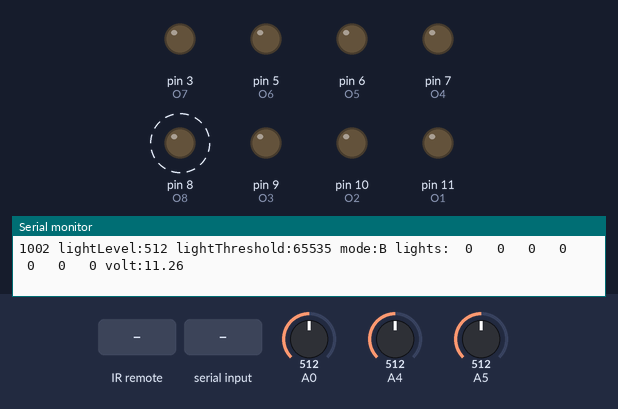
Recording of a sketch running on a simulated Arduino Uno, built with avr-gcc and run on an emulated ATmega328P. On the bench: output pins drawn as LEDs (lit = HIGH), the last lines printed to the serial monitor. Dashed ring = blinking. The test bench sets the inputs (shaded band); at power-on: A0 = 512, A4 = 512, A5 = 512. Pins used as bus, display or sensor lines are not drawn.

Above: at 1.2 s.
1.3 s: A0 set to 548
At 2.05 s:
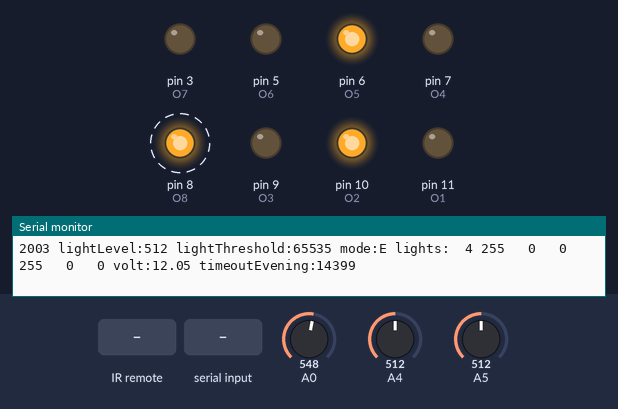
4.3 s: infrared code 0xFBAD8623 received
At 4.6 s:
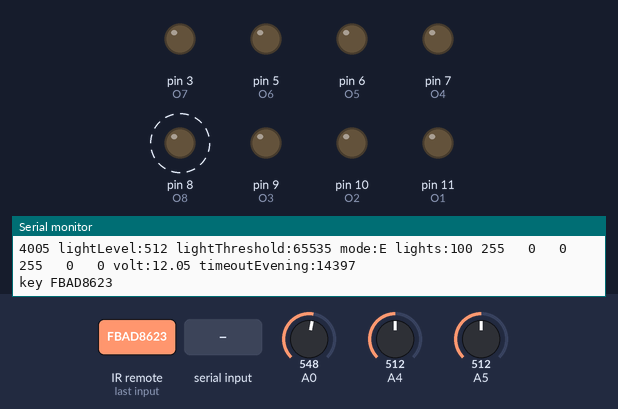
7.3 s: "1" received over Serial
At 7.55 s:
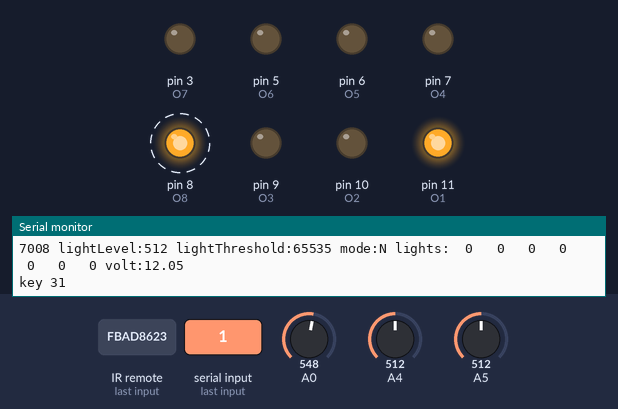
10.3 s: infrared code 0x9A6F0576 received
At 10.97 s:
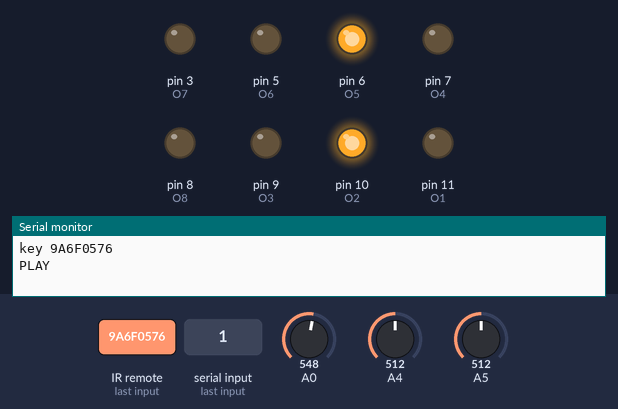
13.3 s: "2" received over Serial
At 14.15 s:
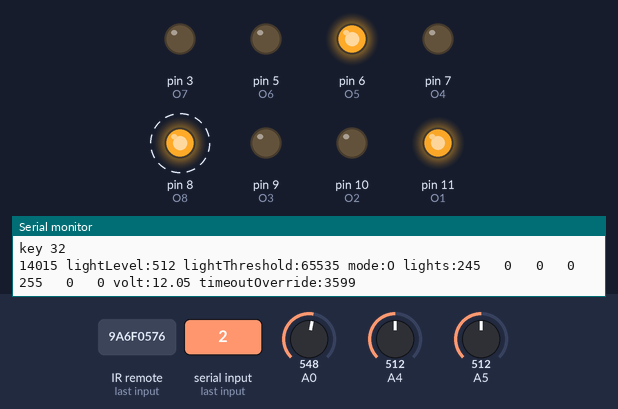
16.3 s: "3" received over Serial
At 17.15 s:
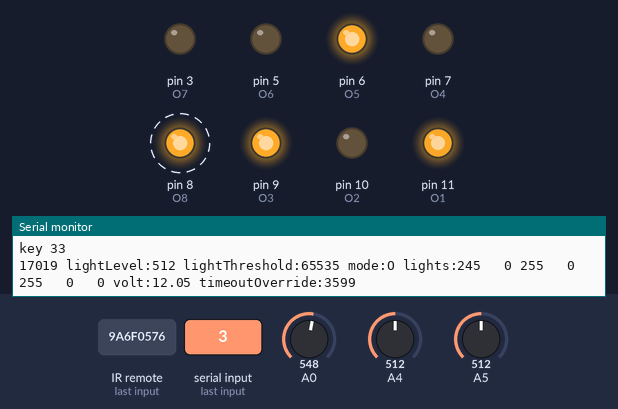
Timing chart, 0 to 20.3 s (numbered marks = the images above; inputs shaded):
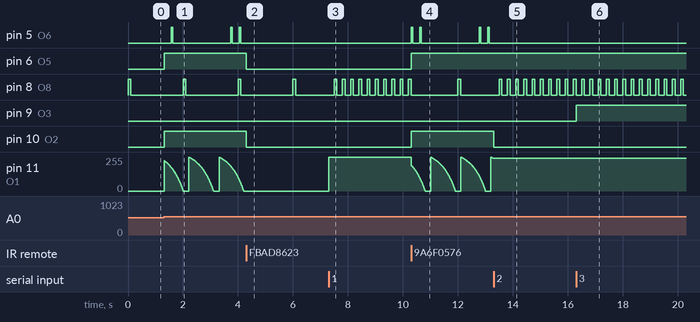

Measured:
- the behaviour switches between 536 and 537 on A0 (found by bisection; images 0 and 1)
- after the input at 4.3 s, pin 5 (O6): stops changing and stays LOW; pin 6 (O5), pin 10 (O2): HIGH → LOW at once; pin 11 (O1): stays 0/255 (without the input it goes to 254/255 after 0.10 s)
- after the input at 7.3 s, pin 8 (O8): alternates HIGH for 0.10 s and LOW for 0.20 s, starting after 0.20 s; pin 11 (O1): 0/255 → 255/255 at once
- after the input at 10.3 s, pin 6 (O5), pin 10 (O2): LOW → HIGH at once; pin 11 (O1): ramps from 254/255 to 0/255 and jumps back, once every 1.1 s
- after the input at 13.3 s, pin 5 (O6): stops changing and stays LOW; pin 8 (O8): alternates HIGH for 0.10 s and LOW for 0.20 s, starting after 0.20 s; pin 10 (O2): HIGH → LOW at once; pin 11 (O1): stays 245/255 (without the input it goes to 243/255 after 0.00 s)
- after the input at 16.3 s, pin 9 (O3): LOW → HIGH at once

The sketch:

F16.ino
```cpp
#include "lucky7.h"
#include "RC65X.h"
#include "RMYD065.h"
#include "IRremote.h"
#include <EEPROM.h>

/*
  output definitions
  O1 wing, intake
  O2 taxi
  O5 tail illumination
  O6 tail collision
*/

/*
  see F16 Light Dimming Plot.ods
  pwm = a+b*exp(d*t/e)
*/

#define A 305
#define B -50
#define D 1
#define E 500

/*  there's an interrupt collision with the IR routines and the PWM
  1, 5, 6 work
  2, 3, 7 doesn't work
*/

Lucky7 hw = Lucky7();

enum {
    LIGHTTHRESHOLDADDRESSH,
    LIGHTTHRESHOLDADDRESSL
};

enum {
    MODE_OVERRIDE   = 'O',
    MODE_DAY        = 'D',
    MODE_EVENING    = 'E',
    MODE_NIGHT      = 'N',
    MODE_BATTERYLOW = 'B'
};

enum {
    COLL_ON1,
    COLL_OFF1,
    COLL_ON2,
    COLL_OFF2
};

uint16_t collisionCount;


#define TIMEOUTSTATUS          1000
#define TIMEOUTEVENING         14400000L
// 4 hours in milliseconds

#define TIMEOUTOVERRIDE        3600000L
// 1 hour

#define TIMEOUTCOLLISIONON     50
#define TIMEOUTCOLLISIONSHORT  250
#define TIMEOUTCOLLISIONLONG   2100
#define TIMEOUTTAXI            300000
#define TIMEOUTBATTERYLOW      100
#define BATTERYLOW             11.8
#define MILLISIN30DAYS         2592000000L

uint32_t timeoutStatus;
uint32_t timeoutOverride;
uint32_t timeoutEvening;
uint32_t timeoutCollision;
uint32_t timeoutTaxi;
uint32_t timeoutBatteryLow;
uint16_t lightThreshold;

uint32_t positionUpdateTime;
uint32_t positionNext;

uint8_t mode;

void allOn() {
    hw.o1On();
    hw.o2On();
    hw.o3On();
    hw.o4On();
    hw.o5On();
    hw.o6On();
    hw.o7On();
}

void allOff() {
    hw.o1Off();
    hw.o2Off();
    hw.o3Off();
    hw.o4Off();
    hw.o5Off();
    hw.o6Off();
    hw.o7Off();
}

void setup() {
    Serial.begin(115200);
    Serial.println("NMNSH F-16 Lighting Controller setup");
    hw.setup();
    timeoutStatus = 0;
    lightThreshold = (EEPROM.read(LIGHTTHRESHOLDADDRESSH) << 8) + EEPROM.read(LIGHTTHRESHOLDADDRESSL);

    positionUpdateTime = 0;
    timeoutOverride = 0;
    timeoutCollision = 0;
    collisionCount = 0;
    timeoutTaxi = 0;
    timeoutBatteryLow = 0;
    mode = MODE_DAY;
}

void processKey(uint32_t key) {
    Serial.print("key ");
    Serial.println(key, HEX);
    switch (key) {
      case '0':
      case RC65X_KEY0:
      case RC65X_KEYDOWN:
      case RM_YD065_KEY0:
      case RM_YD065_KEYDOWN:
          allOff();
          break;
      case '1':
      case RC65X_KEY1:
      case RM_YD065_KEY1:
          hw.o1Toggle();
          break;
      case '2':
      case RC65X_KEY2:
      case RM_YD065_KEY2:
          hw.o2Toggle();
          break;
      case '3':
      case RC65X_KEY3:
      case RM_YD065_KEY3:
          hw.o3Toggle();
          break;
      case '4':
      case RC65X_KEY4:
      case RM_YD065_KEY4:
          hw.o4Toggle();
          break;
      case '5':
      case RC65X_KEY5:
      case RM_YD065_KEY5:
          hw.o5Toggle();
          break;
      case '6':
      case RC65X_KEY6:
      case RM_YD065_KEY6:
          hw.o6Toggle();
          break;
      case '7':
      case RC65X_KEY7:
      case RM_YD065_KEY7:
          hw.o7Toggle();
          break;
      case 'R':
      case RC65X_KEYTVINPUT:
      case RM_YD065_KEYINPUT:
          uint16_t val;
          val = hw.photocell2();
          EEPROM.write(LIGHTTHRESHOLDADDRESSH, (val >> 8));
          EEPROM.write(LIGHTTHRESHOLDADDRESSL, (val & 0xFF));
          lightThreshold = (EEPROM.read(LIGHTTHRESHOLDADDRESSH) << 8) + EEPROM.read(LIGHTTHRESHOLDADDRESSL);
          break;
      case '8':
      case RC65X_KEY8:
      case RC65X_KEYUP:
      case RM_YD065_KEY8:
      case RM_YD065_KEYUP:
          allOn();
          break;

      case 'E':
      case RC65X_KEYPLAY:
      case RC65X_KEYSELECT:

      case RM_YD065_KEYPLAY:
      case RM_YD065_KEYOK:
          Serial.println("PLAY");
          timeoutEvening = millis() + TIMEOUTEVENING;

          hw.o2Off();
          timeoutTaxi = 0;

          mode = MODE_EVENING;
          break;
      case 'N':
      case RC65X_KEYSTOP:
      case RM_YD065_KEYSTOP:
        mode = MODE_NIGHT;
        break;
      }
}


void updateLights() {
    uint32_t now10ms = millis() / 100;
    uint8_t p;

    // if override fast blink status led, otherwise slow blink
    if ((now10ms % ((mode == MODE_OVERRIDE)?3:20)) == 0) {
        hw.o8On();
    } else {
        hw.o8Off();
    }

    if (mode == MODE_EVENING) {
      if ((now10ms % 20) == 0) {
        hw.o13On();
      } else {
        hw.o13Off();
      }
    } else {
      hw.o13Off();
    }


    // no need to hammer this
    if (millis() > positionUpdateTime) {
      uint32_t millis1000 = millis() % 1100;

      positionUpdateTime = millis() + 10;
      if (millis1000 > 900) {
          p = 0;
      } else {
        p = A + B * exp(D * float (millis1000) / E);
      }
      switch (mode) {
        case MODE_EVENING:
          hw.o1Set(p); // winginlent
          hw.o5On();   // tail illum

          if (millis() > timeoutCollision) {
            collisionCount++;
            switch (collisionCount % 4) {
                case COLL_ON1:
                    hw.o6On();
                    timeoutCollision = millis() + TIMEOUTCOLLISIONON;
                    break;
                case COLL_OFF1:
                    hw.o6Off();
                    timeoutCollision = millis() + TIMEOUTCOLLISIONSHORT;
                    break;
                case COLL_ON2:
                    hw.o6On();
                    timeoutCollision = millis() + TIMEOUTCOLLISIONON;
                    break;
                case COLL_OFF2:
                    hw.o6Off();
                    timeoutCollision = millis() + TIMEOUTCOLLISIONLONG;
                    break;
            }
          }
          if (millis() > timeoutTaxi) {
            hw.o2Toggle();
            timeoutTaxi = millis() + TIMEOUTTAXI;
          }
          break;
        case MODE_DAY:
          hw.o1Set(p); // winginlent
          hw.o2Off();  // taxi
          hw.o5Off();  // tail illum
          break;
        case MODE_NIGHT:
          allOff();
          break;
        case MODE_BATTERYLOW:
          allOff();
          if (millis() > timeoutBatteryLow) {
            timeoutBatteryLow = millis() + TIMEOUTBATTERYLOW;
            hw.o13Toggle();
          }
      }
    }
}

void statemap() {
  if (hw.batteryVoltage() < BATTERYLOW) {
    mode = MODE_BATTERYLOW;
    return;
  }
  switch (mode) {
    case MODE_OVERRIDE:
      if (millis() > timeoutOverride) {
        mode = MODE_DAY;
      }
      break;
    case MODE_DAY:
        if (hw.photocell2() < lightThreshold) {
            timeoutEvening = millis() + TIMEOUTEVENING;
            mode = MODE_EVENING;

            hw.o2Off();
            timeoutTaxi = 0;
        }
      break;
    case MODE_EVENING:
        if (hw.photocell2() > lightThreshold) {
            mode = MODE_DAY;
            return;
        }
      if (millis() > timeoutEvening) {
          timeoutEvening = 0;
          mode = MODE_NIGHT;
      }
      break;
    case MODE_NIGHT:
        if (hw.photocell2() > lightThreshold) {
            mode = MODE_DAY;
        }
      break;
    case MODE_BATTERYLOW:
      if (hw.batteryVoltage() > BATTERYLOW) {
        mode = MODE_DAY;
      }
      break;
  }
}

void status() {
    char buffer[40];
    if (millis() > timeoutStatus) {
        // Serial.print("\x1B[0;0f\x1B[K"); // home
        // Serial.print("\x1B[0J"); // clear

        Serial.print(millis());

        timeoutStatus = millis() + TIMEOUTSTATUS;
        Serial.print(" lightLevel:");
        Serial.print(hw.photocell2());
        Serial.print(" ");
        Serial.print("lightThreshold:");
        Serial.print(lightThreshold);
        Serial.print(" ");
        Serial.print("mode:");
        Serial.print((char)mode);

        sprintf(buffer," lights:%3d %3d %3d %3d %3d %3d %3d",hw.o1,hw.o2,hw.o3,hw.o4,hw.o5,hw.o6,hw.o7);
        Serial.print(buffer);

        Serial.print(" ");
        Serial.print("volt:");
        Serial.print(hw.batteryVoltage(),2);


        if (mode == MODE_EVENING) {
            Serial.print(" ");
            Serial.print("timeoutEvening:");
            Serial.print(int((timeoutEvening - millis())/1000));
        }
        if (mode == MODE_OVERRIDE) {
            Serial.print(" ");
            Serial.print("timeoutOverride:");
            Serial.print(int((timeoutOverride - millis())/1000));
        }

        Serial.println();
    }

  if (millis() > MILLISIN30DAYS) {
        asm volatile ("  jmp 0");
  }
}

void input() {
    unsigned long irKey;
    irKey = hw.loop();
    if (irKey) {
        mode = MODE_OVERRIDE;
        timeoutOverride = millis() + TIMEOUTOVERRIDE;
        processKey(irKey);
    }

    if (Serial.available()) {
        mode = MODE_OVERRIDE;
        timeoutOverride = millis() + TIMEOUTOVERRIDE;
        processKey(Serial.read());
    }
}

void loop() {
    input();
    statemap();
    updateLights();
    status();
}
```

RC65X.h
```cpp
#ifndef  _IRRC65X
#define  _IRRC65X 1

#define RC65X_KEYTVINPUT    0x38C34200
#define RC65X_KEYPWR        0xA80E7E5E
#define RC65X_KEYON         0x38C34200

#define RC65X_KEYPREVIOUS   0xE6D07133
#define RC65X_KEYREPLAY     0x21FEFDF9
#define RC65X_KEYSTOP       0xFBAD8623
#define RC65X_KEYADVANCE    0x9D71047C
#define RC65X_KEYNEXT       0x9B72C267
#define RC65X_KEYPLAY       0x9A6F0576
#define RC65X_KEYPAUSE      0xD049E0A6
#define RC65X_KEYRECORD     0x81A840E6

#define RC65X_KEYGUIDE      0x427EBE9F
#define RC65X_KEYACTIVE     0x9D65B0BC
#define RC65X_KEYLIST       0xAB4D94A9
#define RC65X_KEYEXIT       0x34498102

#define RC65X_KEYUP         0xF24119FE
#define RC65X_KEYRIGHT      0x0BC9DF06
#define RC65X_KEYDOWN       0xB489062B
#define RC65X_KEYLEFT       0xC53794B4
#define RC65X_KEYSELECT     0x75A956A7

#define RC65X_KEYBACK       0xBB9BDEE7
#define RC65X_KEYMENU       0x76CF1379
#define RC65X_KEYINFO       0x0F640360

#define RC65X_KEYRED        0xC332FABB
#define RC65X_KEYGREEN      0x8C0B38A3
#define RC65X_KEYYELLOW     0x2591C110
#define RC65X_KEYBLUE       0x506AE98B

#define RC65X_KEYVOLUMEUP   0x38C34200
#define RC65X_KEYVOLUMEDOWN 0x38C34200

#define RC65X_KEYCHANUP     0x165412B7
#define RC65X_KEYCHANDOWN   0x5815B090

#define RC65X_KEYMUTE       0x38C34200
#define RC65X_KEYPREV       0x5BFBFDE9

#define RC65X_KEY1          0xC9767F76
#define RC65X_KEY2          0xC8155AB1
#define RC65X_KEY3          0xB6996DAE
#define RC65X_KEY4          0x969AE844
#define RC65X_KEY5          0x4AAFAC67
#define RC65X_KEY6          0x9C2A936C
#define RC65X_KEY7          0x833ED333
#define RC65X_KEY8          0x55F2B93
#define RC65X_KEY9          0xDE78B0D0
#define RC65X_KEYDASH       0xBDE97C12
#define RC65X_KEY0          0xF32F72D7
#define RC65X_KEYENTER      0x03F23F43

#endif
```

RMYD065.h
```cpp
#ifndef  _IRRMYD065
#define  _IRRMYD065 1

/* got this from lirc RM-ED035 and RM-YD010 */

#define RM_YD065_KEYINPUT                    0xA50
#define RM_YD065_KEYSTANDBY                  0xA90
#define RM_YD065_KEYEXIT                     0xC70
/* ??? #define RM_YD065_KEY-                     0x5D0 */
#define RM_YD065_KEYHOME                     0x070
#define RM_YD065_KEYOK                       0xA70
#define RM_YD065_KEYUP                       0x2F0
#define RM_YD065_KEYRIGHT                    0xCD0
#define RM_YD065_KEYDOWN                     0xAF0
#define RM_YD065_KEYLEFT                     0x2D0
#define RM_YD065_KEY1                        0x010
#define RM_YD065_KEY2                        0x810
#define RM_YD065_KEY3                        0x410
#define RM_YD065_KEY4                        0xC10
#define RM_YD065_KEY5                        0x210
#define RM_YD065_KEY6                        0xA10
#define RM_YD065_KEY7                        0x610
#define RM_YD065_KEY8                        0xE10
#define RM_YD065_KEY9                        0x110
#define RM_YD065_KEYTELETEXT                 0xFD0
#define RM_YD065_KEY0                        0x910
#define RM_YD065_KEYMUTE                     0x290
#define RM_YD065_KEYVOLUMEUP                 0x490
#define RM_YD065_KEYVOLUMEDOWN               0xC90
#define RM_YD065_KEYPROGUP                   0x090
#define RM_YD065_KEYPROGDOWN                 0x890
#define RM_YD065_KEYAUDIO                    0xE90
#define RM_YD065_KEYBACK_STANDBY             0xA90

#define RM_YD065_KEYJUMP                     0xDD0

#define RM_YD065_KEYSYNCMENU                 0x0D58
#define RM_YD065_KEYPREVIOUS                 0x1EE9
#define RM_YD065_KEYSTOP                     0x0CE9
#define RM_YD065_KEYPAUSE                    0x4CE9
#define RM_YD065_KEYNEXT                     0x5EE9
/* ???  #define RM_YD065_KEYI-MANUAL                 0x6F58 */
#define RM_YD065_KEYSCENE                    0x0F58
#define RM_YD065_KEYASPECT_RATIO             0x5E25
#define RM_YD065_KEYDIGITAL_ANALOG           0x58EE
#define RM_YD065_KEYTHEATRE                  0x03EE
#define RM_YD065_KEYFBACKWARD                0x6CE9
#define RM_YD065_KEYPLAY                     0x2CE9
#define RM_YD065_KEYFFORWARD                 0x1CE9
#define RM_YD065_KEYINTERNET_VIDEO           0x4F58
#define RM_YD065_KEYGUIDE                    0x6D25
#define RM_YD065_KEYFAVORITES                0x37EE
#define RM_YD065_KEYOPTIONS                  0x36E9
#define RM_YD065_KEYRETURN                   0x62E9
#define RM_YD065_KEYRED                      0x52E9
#define RM_YD065_KEYGREEN                    0x32E9
#define RM_YD065_KEYYELLOW                   0x72E9
#define RM_YD065_KEYBLUE                     0x12E9
#define RM_YD065_KEYSUBTITLES                0x0AE9
#define RM_YD065_KEYDECIMALPOINT             0x5CE9


#endif
```

lucky7.cpp
```cpp
#include "lucky7.h"
#include "IRremote.h"

IRrecv irrecv(IR);
decode_results results;

void Lucky7::setup() {
  o1 = 0;
  o2 = 0;
  o3 = 0;
  o4 = 0;
  o5 = 0;
  o6 = 0;
  o7 = 0;
  o8 = 0;
  o13 = 0;
  pinMode(O1,OUTPUT);
  pinMode(O2,OUTPUT);
  pinMode(O3,OUTPUT);
  pinMode(O4,OUTPUT);
  pinMode(O5,OUTPUT);
  pinMode(O6,OUTPUT);
  pinMode(O7,OUTPUT);
  pinMode(O8,OUTPUT);
  pinMode(O13,OUTPUT);
  timeout = 0;

  pinMode(A4,INPUT);
  pinMode(A5,INPUT);
  aveptr = 0;

  irrecv.enableIRIn(); // Start the receiver
}


uint32_t Lucky7::loop() {
  uint8_t i = (aveptr++) % AVECNT;
  uint32_t rv = 0;
  analogWrite(O1,o1);
  analogWrite(O2,o2);
  analogWrite(O3,o3);
  digitalWrite(O4,o4);
  analogWrite(O5,o5);
  analogWrite(O6,o6);
  analogWrite(O7,o7);
  digitalWrite(O8,o8);
  digitalWrite(O13,o13);

  pc1[i] = analogRead(A4);
  pc2[i] = analogRead(A5);
  bc[i]  = analogRead(A0);

  if (millis() > timeout) {
      if (irrecv.decode(&results)) {
        rv = results.value;
        timeout = millis() + 500;
      }
    } else {
      irrecv.resume(); // Receive the next value
    }
  return rv;
}

uint16_t Lucky7::photocell1() {
    uint16_t sum = 0;
    uint8_t i;
    for (i = 0; i < AVECNT; i++) {
        sum += pc1[i];
    }
    return (uint16_t)(sum/AVECNT);
}

uint16_t Lucky7::photocell2() {
    uint32_t sum = 0;
    uint8_t i;
    for (i = 0; i < AVECNT; i++) {
        sum += pc2[i];
    }
    return (uint16_t)(sum/AVECNT);
}

float Lucky7::batteryVoltage() {
    uint32_t sum = 0;
    uint8_t i;
    for (i = 0; i < AVECNT; i++) {
        sum += bc[i];
    }
    return (float)(sum/AVECNT)*BVSCALE;
}


// this could be done more efficiently
void Lucky7::o1MoveTo(uint8_t v, uint16_t stepdelay) {
    int16_t i;
    if (v == o1) {
        return;
    }
    if (v > o1) {
        for (i = o1; i < v; i++) {
            //Serial.println(i);
            analogWrite(O1,i);
            delayMicroseconds(stepdelay);
        }
    } else {
        for (i = o1; i >= v; i--) {
            //Serial.println(i);
            analogWrite(O1,i);
            delayMicroseconds(stepdelay);
        }
    }
    o1 = v;
}

// this could be done more efficiently
void Lucky7::o2MoveTo(uint8_t v, uint16_t stepdelay) {
    int16_t i;
    if (v == o2) {
        return;
    }
    if (v > o2) {
        for (i = o2; i < v; i++) {
            //Serial.println(i);
            analogWrite(O2,i);
            delayMicroseconds(stepdelay);
        }
    } else {
        for (i = o2; i >= v; i--) {
            //Serial.println(i);
            analogWrite(O2,i);
            delayMicroseconds(stepdelay);
        }
    }
    o2 = v;
}

// this could be done more efficiently
void Lucky7::o3MoveTo(uint8_t v, uint16_t stepdelay) {
    int16_t i;
    if (v == o3) {
        return;
    }
    if (v > o3) {
        for (i = o3; i < v; i++) {
            //Serial.println(i);
            analogWrite(O3,i);
            delayMicroseconds(stepdelay);
        }
    } else {
        for (i = o3; i >= v; i--) {
            //Serial.println(i);
            analogWrite(O3,i);
            delayMicroseconds(stepdelay);
        }
    }
    o3 = v;
}

// this could be done more efficiently
void Lucky7::o5MoveTo(uint8_t v, uint16_t stepdelay) {
    int16_t i;
    if (v == o5) {
        return;
    }
    if (v > o5) {
        for (i = o5; i < v; i++) {
            //Serial.println(i);
            analogWrite(O5,i);
            delayMicroseconds(stepdelay);
        }
    } else {
        for (i = o5; i >= v; i--) {
            //Serial.println(i);
            analogWrite(O5,i);
            delayMicroseconds(stepdelay);
        }
    }
    o5 = v;
}

// this could be done more efficiently
void Lucky7::o6MoveTo(uint8_t v, uint16_t stepdelay) {
    int16_t i;
    if (v == o6) {
        return;
    }
    if (v > o6) {
        for (i = o6; i < v; i++) {
            //Serial.println(i);
            analogWrite(O6,i);
            delayMicroseconds(stepdelay);
        }
    } else {
        for (i = o6; i >= v; i--) {
            //Serial.println(i);
            analogWrite(O6,i);
            delayMicroseconds(stepdelay);
        }
    }
    o6 = v;
}

// this could be done more efficiently
void Lucky7::o7MoveTo(uint8_t v, uint16_t stepdelay) {
    int16_t i;
    if (v == o7) {
        return;
    }
    if (v > o7) {
        for (i = o7; i < v; i++) {
            //Serial.println(i);
            analogWrite(O7,i);
            delayMicroseconds(stepdelay);
        }
    } else {
        for (i = o7; i >= v; i--) {
            //Serial.println(i);
            analogWrite(O7,i);
            delayMicroseconds(stepdelay);
        }
    }
    o7 = v;
}
```

Source omitted: lucky7.h (2382 bytes)
